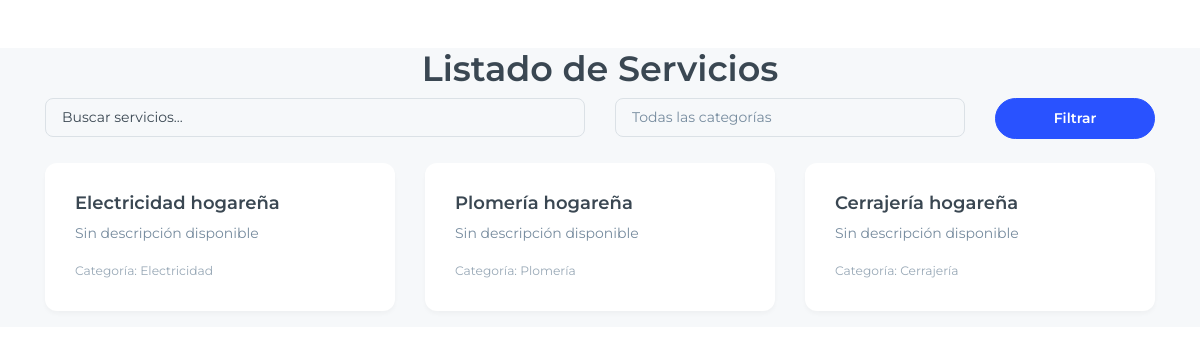
/home/servicios/, run on the app's committed database.
### apps/servicio/models.py (models this page shows, shortened)
class Servicio(models.Model):
    nombre = models.CharField(max_length=100)
    descripcion = models.TextField(max_length=500, null=True, blank=True)
    categoria = models.ForeignKey(Categoria, on_delete=models.CASCADE)

class Categoria(models.Model):
    nombre = models.CharField(max_length=200)

### apps/usuario/views.py (the view)
# urls.py: path('servicios/', ServiciosListView.as_view(), name='servicios'),
class ServiciosListView(generic.ListView):
    model = Servicio
    template_name = 'services.html'
    context_object_name = 'servicios'
    ordering = ['nombre']
    def get_context_data(self, **kwargs):
        context = super().get_context_data(**kwargs)
        query = self.request.GET.get('q', '')
        categoria_id = self.request.GET.get('categoria', None)
        servicios = Servicio.objects.all()
        if categoria_id:
            servicios = servicios.filter(categoria_id=categoria_id)
        if query:
            servicios = servicios.filter(
                Q(nombre__icontains=query) | Q(descripcion__icontains=query)
            )
        context['servicios'] = servicios
        context['categorias'] = Categoria.objects.all()
        context['query'] = query
        context['categoria_id'] = categoria_id
        return context

### templates/services.html (shortened to what this page needs)
{% load static %}
<!doctype html>
<html lang="en">
<head>
  <link rel="stylesheet" href={% static "css/dash/styles.min.css" %} />
</head>
<body>
  <div class="page-wrapper" id="main-wrapper" data-layout="vertical" data-navbarbg="skin6" data-sidebartype="full"
    data-sidebar-position="fixed" data-header-position="fixed">
    <div class="container mt-5">
      <h1 class="text-center">Listado de Servicios</h1>
      <form method="get" class="mb-4">
        <div class="row">
          <div class="col-md-6">
            <input type="text" name="q" class="form-control" placeholder="Buscar servicios..." value="{{ query }}">
          </div>
          <div class="col-md-4">
            <select name="categoria" class="form-control">
              <option value="">Todas las categorías</option>
            </select>
          </div>
          <div class="col-md-2">
            <button type="submit" class="btn btn-primary w-100">Filtrar</button>
          </div>
        </div>
      </form>
      <div class="row">
        {% for servicio in servicios %}
          <div class="col-md-4">
            <div class="card mb-3">
              <div class="card-body">
                <a href="{% url 'servicio_detail' servicio.pk %}" class="stretched-link">
                  <h5 class="card-title">{{ servicio.nombre }}</h5>
                </a>
                <p class="card-text">{{ servicio.descripcion|default:"Sin descripción disponible" }}</p>
                <p class="card-text"><small class="text-muted">Categoría: {{ servicio.categoria.nombre }}</small></p>
              </div>
            </div>
          </div>
        {% empty %}
          <div class="col-12">
            <p class="text-center">No se encontraron servicios.</p>
          </div>
        {% endfor %}
      </div>
    </div>
  </div>
</body>
</html>

### data on the page
Servicio: nombre "Electricidad hogareña", descripcion "Sin descripción disponible", categoria.nombre "Electricidad"
Servicio: nombre "Plomería hogareña", descripcion "Sin descripción disponible", categoria.nombre "Plomería"
Servicio: nombre "Cerrajería hogareña", descripcion "Sin descripción disponible", categoria.nombre "Cerrajería"
